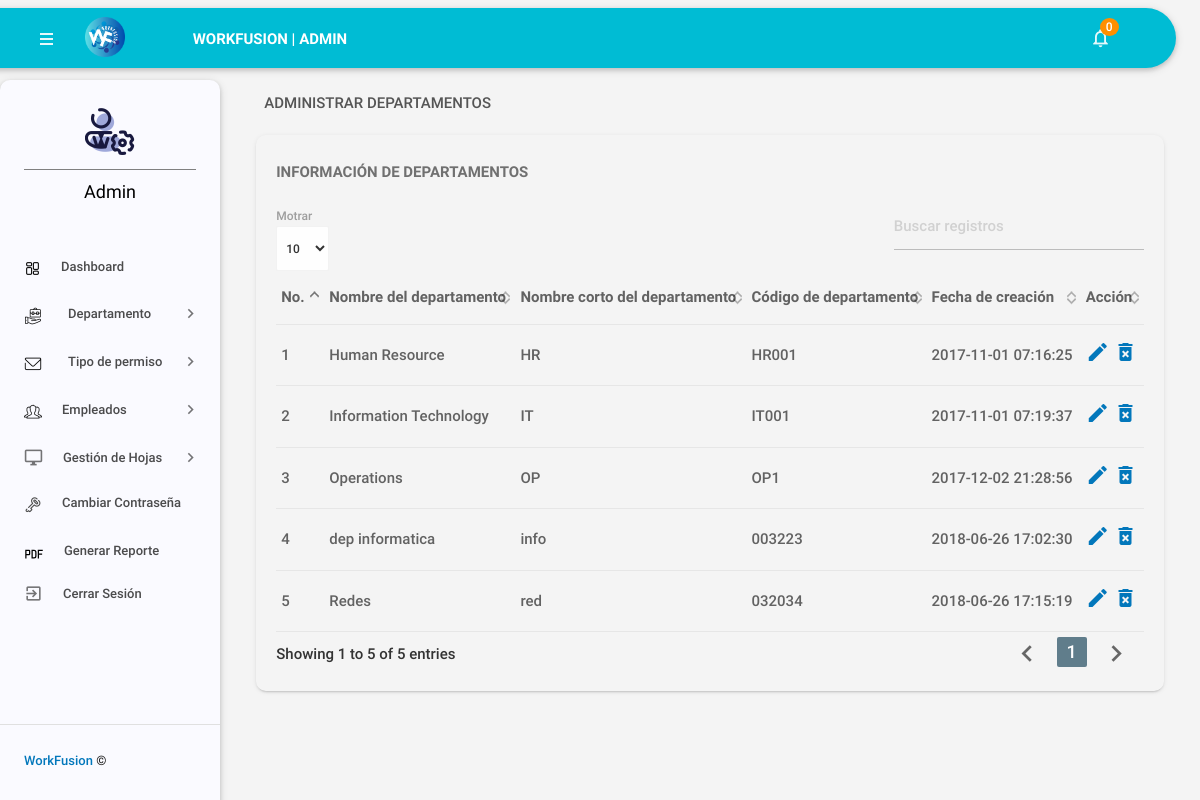
The page /admin/managedepartments.php (signed in) on the database as committed earlier.
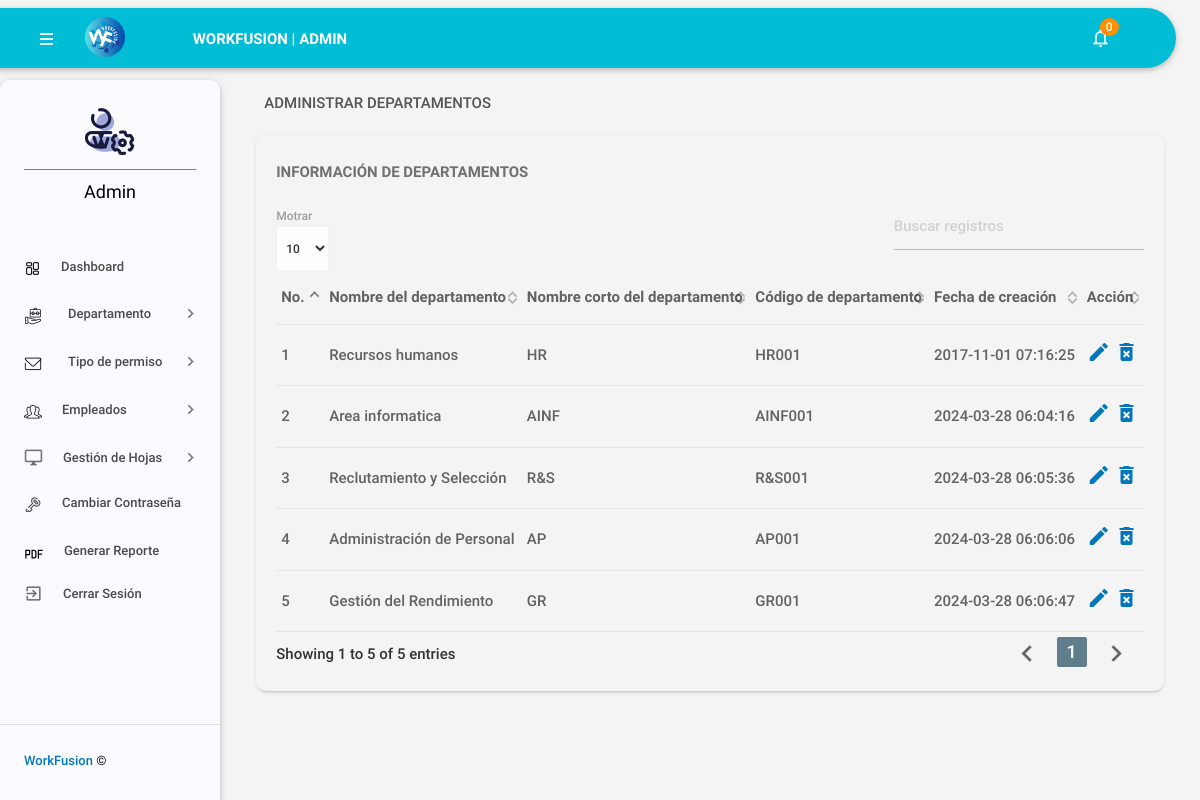
The same page on the database as committed later.
### tables this page shows
CREATE TABLE `tbldepartments` (
  `id` int(11) NOT NULL,
  `DepartmentName` varchar(150) DEFAULT NULL,
  `DepartmentShortName` varchar(100) NOT NULL,
  `DepartmentCode` varchar(50) DEFAULT NULL,
  `CreationDate` timestamp NULL DEFAULT current_timestamp()
);

### admin/managedepartments.php (the view, shortened to what this page needs)
<?php
include('includes/config.php');
if (strlen($_SESSION['alogin']) == 0) {
    header('location:index.php');
} else {
?>
<!DOCTYPE html>
<html lang="es">
<head>
    <link type="text/css" rel="stylesheet" href="../assets/plugins/materialize/css/materialize.min.css" />
    <link href="../assets/plugins/material-preloader/css/materialPreloader.min.css" rel="stylesheet">
    <link href="../assets/plugins/datatables/css/jquery.dataTables.min.css" rel="stylesheet">
    <link href="../assets/css/alpha.min.css" rel="stylesheet" type="text/css" />
    <link href="../assets/css/custom.css" rel="stylesheet" type="text/css" />
</head>
<body>
    <?php include('includes/header.php'); ?>
    <?php include('includes/sidebar.php'); ?>
    <main class="mn-inner">
        <div class="row">
            <div class="col s12">
                <div class="page-title">Administrar departamentos</div>
            </div>
            <div class="col s12 m12 l12">
                <div class="card">
                    <div class="card-content">
                        <span class="card-title">Información de Departamentos</span>
                        <table id="example" class="display responsive-table ">
                            <thead>
                                <tr>
                                    <th>No.ㅤ</th>
                                    <th>Nombre del departamento</th>
                                    <th>Nombre corto del departamento</th>
                                    <th>Código de departamento</th>
                                    <th>Fecha de creación</th>
                                    <th>Acción</th>
                                </tr>
                            </thead>
                            <tbody>
                                <?php $sql = "SELECT * from tbldepartments";
                                $query = $dbh->prepare($sql);
                                $query->execute();
                                $results = $query->fetchAll(PDO::FETCH_OBJ);
                                $cnt = 1;
                                if ($query->rowCount() > 0) {
                                    foreach ($results as $result) { ?>
                                        <tr>
                                            <td><?php echo htmlentities($cnt); ?></td>
                                            <td><?php echo htmlentities($result->DepartmentName); ?></td>
                                            <td><?php echo htmlentities($result->DepartmentShortName); ?></td>
                                            <td><?php echo htmlentities($result->DepartmentCode); ?></td>
                                            <td><?php echo htmlentities($result->CreationDate); ?></td>
                                            <td>
                                                <a href="editdepartment.php?deptid=<?php echo htmlentities($result->id); ?>">
                                                    <i class="material-icons">mode_edit</i>
                                                </a>
                                                <a href="#" onclick="deleteDepartment(<?php echo htmlentities($result->id); ?>);">
                                                    <i class="material-icons">delete_forever</i>
                                                </a>
                                            </td>
                                        </tr>
                                <?php $cnt++;
                                    }
                                } ?>
                            </tbody>
                        </table>
                    </div>
                </div>
            </div>
        </div>
    </main>
    <div class="left-sidebar-hover"></div>
</body>
</html>
<?php } ?>

### admin/includes/header.php (shortened to what this page needs)
<div class="mn-content fixed-sidebar">
    <header class="mn-header navbar-fixed">
        <nav class="cyan darken-1">
            <div class="nav-wrapper row">
                <section class="material-design-hamburger navigation-toggle">
                    <a href="#" data-activates="slide-out" class="button-collapse show-on-large material-design-hamburger__icon">
                        <span class="material-design-hamburger__layer"></span>
                    </a>
                </section>
                <img class="left" src="../assets/images/WorkFusion.png" style="margin-top: 9px;" alt="" height="40px">
                <div class="header-title col s5">
                    <span class="chapter-title">WorkFusion | Admin</span>
                </div>
                <ul class="right nav-right-menu">
                    <li class="hide-on-small-and-down">
                        <a href="javascript:void(0)" data-activates="dropdown1" class="dropdown-button dropdown-right show-on-large" style="margin-right: 10px;">
                            <i class="material-icons">notifications_none</i>
                            <?php
                                $isread=0;
                                $sql = "SELECT id from tblleaves where IsRead=:isread";
                                $query = $dbh -> prepare($sql);
                                $query->bindParam(':isread',$isread,PDO::PARAM_STR);
                                $query->execute();
                                $unreadcount=$query->rowCount();
                            ?>
                            <span class="badge"><?php echo htmlentities($unreadcount);?></span>
                        </a>
                    </li>
                </ul>
            </div>
        </nav>
    </header>

### admin/includes/sidebar.php (shortened to what this page needs)
<aside id="slide-out" class="side-nav white fixed">
    <div class="side-nav-wrapper">
        <div class="sidebar-profile">
            <div class="sidebar-profile-image center-align">
                <img
>
            </div>
            <hr color="gray" size="0.5px">
            <div class="sidebar-profile-info center-align">
                <p style="font-size: 18px; font-family: Lilita One; font-weight: 400; font-style: normal;">Admin</p>
            </div>
        </div>
        <ul class="sidebar-menu collapsible collapsible-accordion" data-collapsible="accordion">
            <li class="no-padding">
                <a class="waves-effect waves-grey" href="dashboard.php">
                    <i class="material-icons">
                        <img
>
                    </i>Dashboard
                </a>
            </li>
            <li class="no-padding">
                <a class="collapsible-header waves-effect waves-grey">
                    <i>
                        <img
>
                    </i>Departamento
                    <i class="nav-drop-icon material-icons">keyboard_arrow_right</i>
                </a>
            </li>
            <li class="no-padding">
                <a class="collapsible-header waves-effect waves-grey">
                    <i>
                        <img
>
                    </i>
                    Tipo de permiso
                    <i class="nav-drop-icon material-icons">keyboard_arrow_right</i>
                </a>
            </li>
            <li class="no-padding">
                <a class="collapsible-header waves-effect waves-grey">
                    <i class="material-icons">
                        <img
>
                    </i>Empleados
                    <i class="nav-drop-icon material-icons">keyboard_arrow_right</i>
                </a>
            </li>
            <li class="no-padding">
                <a class="collapsible-header waves-effect waves-grey">
                    <i class="material-icons">desktop_windows</i>Gestión de Hojas
                    <i class="nav-drop-icon material-icons">keyboard_arrow_right</i></a>
            </li>
            <li class="no-padding">
                <a class="waves-effect waves-grey" href="changepassword.php">
                    <i class="material-icons">
                        <img
>
                    </i>Cambiar Contraseña
                </a>
            </li>
            <li>
                <a href="includes/generar_reporte.php">
                    <i class="material-icons">
                        <img
>
                    </i>Generar Reporte</a>
            </li>
            <li class="no-padding">
                <a class="waves-effect waves-grey" href="logout.php"><i class="material-icons">exit_to_app</i>Cerrar
                    Sesión</a>
            </li>
        </ul>
        <div class="footer">
            <p class="copyright"><a
                    href="https://www.instagram.com/workfusionhr?igsh=MXNrMjZhZWQ3amdmag==">WorkFusion</a> ©</p>
        </div>
    </div>
</aside>

Rows that differ between the two databases and show on the page:
removed tbldepartments: DepartmentName "Information Technology", DepartmentShortName "IT", DepartmentCode "IT001", CreationDate "2017-11-01 07:19:37"
removed tbldepartments: DepartmentName "Operations", DepartmentShortName "OP", DepartmentCode "OP1", CreationDate "2017-12-02 21:28:56"
removed tbldepartments: DepartmentName "dep informatica", DepartmentShortName "info", DepartmentCode "003223", CreationDate "2018-06-26 17:02:30"
removed tbldepartments: DepartmentName "Redes", DepartmentShortName "red", DepartmentCode "032034", CreationDate "2018-06-26 17:15:19"
changed tbldepartments "HR": DepartmentName "Human Resource" → "Recursos humanos"
added tbldepartments: DepartmentName "Area informatica", DepartmentShortName "AINF", DepartmentCode "AINF001", CreationDate "2024-03-28 06:04:16"
added tbldepartments: DepartmentName "Reclutamiento y Selección", DepartmentShortName "R&S", DepartmentCode "R&S001", CreationDate "2024-03-28 06:05:36"
added tbldepartments: DepartmentName "Administración de Personal", DepartmentShortName "AP", DepartmentCode "AP001", CreationDate "2024-03-28 06:06:06"
added tbldepartments: DepartmentName "Gestión del Rendimiento", DepartmentShortName "GR", DepartmentCode "GR001", CreationDate "2024-03-28 06:06:47"
